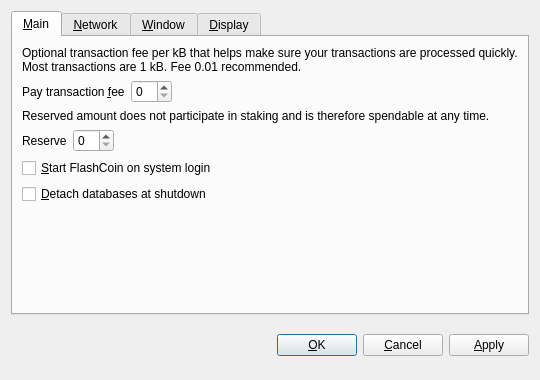
<?xml version="1.0" encoding="UTF-8"?>
<ui version="4.0">
 <class>OptionsDialog</class>
 <widget class="QDialog" name="OptionsDialog">
  <property name="geometry">
   <rect>
    <x>0</x>
    <y>0</y>
    <width>540</width>
    <height>380</height>
   </rect>
  </property>
  <property name="windowTitle">
   <string>Options</string>
  </property>
  <property name="modal">
   <bool>true</bool>
  </property>
  <layout class="QVBoxLayout" name="verticalLayout">
   <item>
    <widget class="QTabWidget" name="tabWidget">
     <property name="tabPosition">
      <enum>QTabWidget::North</enum>
     </property>
     <property name="currentIndex">
      <number>0</number>
     </property>
     <widget class="QWidget" name="tabMain">
      <attribute name="title">
       <string>&amp;Main</string>
      </attribute>
      <layout class="QVBoxLayout" name="verticalLayout_Main">
       <item>
        <widget class="QLabel" name="transactionFeeInfoLabel">
         <property name="text">
          <string>Optional transaction fee per kB that helps make sure your transactions are processed quickly. Most transactions are 1 kB. Fee 0.01 recommended.</string>
         </property>
         <property name="textFormat">
          <enum>Qt::PlainText</enum>
         </property>
         <property name="wordWrap">
          <bool>true</bool>
         </property>
        </widget>
       </item>
       <item>
        <layout class="QHBoxLayout" name="horizontalLayoutFee">
         <item>
          <widget class="QLabel" name="transactionFeeLabel">
           <property name="text">
            <string>Pay transaction &amp;fee</string>
           </property>
           <property name="textFormat">
            <enum>Qt::PlainText</enum>
           </property>
           <property name="buddy">
            <cstring>transactionFee</cstring>
           </property>
          </widget>
         </item>
         <item>
          <widget class="BitcoinAmountField" name="transactionFee"/>
         </item>
         <item>
          <spacer name="horizontalSpacerFee">
           <property name="orientation">
            <enum>Qt::Horizontal</enum>
           </property>
           <property name="sizeHint" stdset="0">
            <size>
             <width>40</width>
             <height>20</height>
            </size>
           </property>
          </spacer>
         </item>
        </layout>
       </item>
       <item>
        <widget class="QLabel" name="reserveBalanceInfoLabel">
         <property name="text">
          <string>Reserved amount does not participate in staking and is therefore spendable at any time.</string>
         </property>
         <property name="textFormat">
          <enum>Qt::PlainText</enum>
         </property>
         <property name="wordWrap">
          <bool>true</bool>
         </property>
        </widget>
       </item>
       <item>
        <layout class="QHBoxLayout" name="horizontalLayoutReserveBalance">
         <item>
          <widget class="QLabel" name="reserveBalanceLabel">
           <property name="text">
            <string>Reserve</string>
           </property>
           <property name="textFormat">
            <enum>Qt::PlainText</enum>
           </property>
           <property name="buddy">
            <cstring>reserveBalance</cstring>
           </property>
          </widget>
         </item>
         <item>
          <widget class="BitcoinAmountField" name="reserveBalance"/>
         </item>
         <item>
          <spacer name="horizontalSpacerReserveBalance">
           <property name="orientation">
            <enum>Qt::Horizontal</enum>
           </property>
           <property name="sizeHint" stdset="0">
            <size>
             <width>40</width>
             <height>20</height>
            </size>
           </property>
          </spacer>
         </item>
        </layout>
       </item>
       <item>
        <widget class="QCheckBox" name="bitcoinAtStartup">
         <property name="toolTip">
          <string>Automatically start FlashCoin after logging in to the system.</string>
         </property>
         <property name="text">
          <string>&amp;Start FlashCoin on system login</string>
         </property>
        </widget>
       </item>
       <item>
        <widget class="QCheckBox" name="detachDatabases">
         <property name="toolTip">
          <string>Detach block and address databases at shutdown. This means they can be moved to another data directory, but it slows down shutdown. The wallet is always detached.</string>
         </property>
         <property name="text">
          <string>&amp;Detach databases at shutdown</string>
         </property>
        </widget>
       </item>
       <item>
        <spacer name="verticalSpacer_Main">
         <property name="orientation">
          <enum>Qt::Vertical</enum>
         </property>
         <property name="sizeHint" stdset="0">
          <size>
           <width>20</width>
           <height>40</height>
          </size>
         </property>
        </spacer>
       </item>
      </layout>
     </widget>
     <widget class="QWidget" name="tabNetwork">
      <attribute name="title">
       <string>&amp;Network</string>
      </attribute>
      <layout class="QVBoxLayout" name="verticalLayout_Network">
       <item>
        <widget class="QCheckBox" name="mapPortUpnp">
         <property name="toolTip">
          <string>Automatically open the FlashCoin client port on the router. This only works when your router supports UPnP and it is enabled.</string>
         </property>
         <property name="text">
          <string>Map port using &amp;UPnP</string>
         </property>
        </widget>
       </item>
       <item>
        <widget class="QCheckBox" name="connectSocks">
         <property name="toolTip">
          <string>Connect to the FlashCoin network through a SOCKS proxy (e.g. when connecting through Tor).</string>
         </property>
         <property name="text">
          <string>&amp;Connect through SOCKS proxy:</string>
         </property>
        </widget>
       </item>
       <item>
        <layout class="QHBoxLayout" name="horizontalLayout_Network">
         <item>
          <widget class="QLabel" name="proxyIpLabel">
           <property name="text">
            <string>Proxy &amp;IP:</string>
           </property>
           <property name="textFormat">
            <enum>Qt::PlainText</enum>
           </property>
           <property name="buddy">
            <cstring>proxyIp</cstring>
           </property>
          </widget>
         </item>
         <item>
          <widget class="QValidatedLineEdit" name="proxyIp">
           <property name="maximumSize">
            <size>
             <width>140</width>
             <height>16777215</height>
            </size>
           </property>
           <property name="toolTip">
            <string>IP address of the proxy (e.g. 127.0.0.1)</string>
           </property>
          </widget>
         </item>
         <item>
          <widget class="QLabel" name="proxyPortLabel">
           <property name="text">
            <string>&amp;Port:</string>
           </property>
           <property name="textFormat">
            <enum>Qt::PlainText</enum>
           </property>
           <property name="buddy">
            <cstring>proxyPort</cstring>
           </property>
          </widget>
         </item>
         <item>
          <widget class="QLineEdit" name="proxyPort">
           <property name="maximumSize">
            <size>
             <width>55</width>
             <height>16777215</height>
            </size>
           </property>
           <property name="toolTip">
            <string>Port of the proxy (e.g. 9050)</string>
           </property>
          </widget>
         </item>
         <item>
          <widget class="QLabel" name="socksVersionLabel">
           <property name="text">
            <string>SOCKS &amp;Version:</string>
           </property>
           <property name="textFormat">
            <enum>Qt::PlainText</enum>
           </property>
           <property name="buddy">
            <cstring>socksVersion</cstring>
           </property>
          </widget>
         </item>
         <item>
          <widget class="QValueComboBox" name="socksVersion">
           <property name="toolTip">
            <string>SOCKS version of the proxy (e.g. 5)</string>
           </property>
          </widget>
         </item>
         <item>
          <spacer name="horizontalSpacer_Network">
           <property name="orientation">
            <enum>Qt::Horizontal</enum>
           </property>
           <property name="sizeHint" stdset="0">
            <size>
             <width>40</width>
             <height>20</height>
            </size>
           </property>
          </spacer>
         </item>
        </layout>
       </item>
       <item>
        <spacer name="verticalSpacer_Network">
         <property name="orientation">
          <enum>Qt::Vertical</enum>
         </property>
         <property name="sizeHint" stdset="0">
          <size>
           <width>20</width>
           <height>40</height>
          </size>
         </property>
        </spacer>
       </item>
      </layout>
     </widget>
     <widget class="QWidget" name="tabWindow">
      <attribute name="title">
       <string>&amp;Window</string>
      </attribute>
      <layout class="QVBoxLayout" name="verticalLayout_Window">
       <item>
        <widget class="QCheckBox" name="minimizeToTray">
         <property name="toolTip">
          <string>Show only a tray icon after minimizing the window.</string>
         </property>
         <property name="text">
          <string>&amp;Minimize to the tray instead of the taskbar</string>
         </property>
        </widget>
       </item>
       <item>
        <widget class="QCheckBox" name="minimizeOnClose">
         <property name="toolTip">
          <string>Minimize instead of exit the application when the window is closed. When this option is enabled, the application will be closed only after selecting Quit in the menu.</string>
         </property>
         <property name="text">
          <string>M&amp;inimize on close</string>
         </property>
        </widget>
       </item>
       <item>
        <spacer name="verticalSpacer_Window">
         <property name="orientation">
          <enum>Qt::Vertical</enum>
         </property>
         <property name="sizeHint" stdset="0">
          <size>
           <width>20</width>
           <height>40</height>
          </size>
         </property>
        </spacer>
       </item>
      </layout>
     </widget>
     <widget class="QWidget" name="tabDisplay">
      <attribute name="title">
       <string>&amp;Display</string>
      </attribute>
      <layout class="QVBoxLayout" name="verticalLayout_Display">
       <item>
        <layout class="QHBoxLayout" name="horizontalLayout_1_Display">
         <item>
          <widget class="QLabel" name="langLabel">
           <property name="text">
            <string>User Interface &amp;language:</string>
           </property>
           <property name="textFormat">
            <enum>Qt::PlainText</enum>
           </property>
           <property name="buddy">
            <cstring>lang</cstring>
           </property>
          </widget>
         </item>
         <item>
          <widget class="QValueComboBox" name="lang">
           <property name="toolTip">
            <string>The user interface language can be set here. This setting will take effect after restarting FlashCoin.</string>
           </property>
          </widget>
         </item>
        </layout>
       </item>
       <item>
        <layout class="QHBoxLayout" name="horizontalLayout_2_Display">
         <item>
          <widget class="QLabel" name="unitLabel">
           <property name="text">
            <string>&amp;Unit to show amounts in:</string>
           </property>
           <property name="textFormat">
            <enum>Qt::PlainText</enum>
           </property>
           <property name="buddy">
            <cstring>unit</cstring>
           </property>
          </widget>
         </item>
         <item>
          <widget class="QValueComboBox" name="unit">
           <property name="toolTip">
            <string>Choose the default subdivision unit to show in the interface and when sending coins.</string>
           </property>
          </widget>
         </item>
        </layout>
       </item>
       <item>
        <widget class="QCheckBox" name="displayAddresses">
         <property name="toolTip">
          <string>Whether to show FlashCoin addresses in the transaction list or not.</string>
         </property>
         <property name="text">
          <string>&amp;Display addresses in transaction list</string>
         </property>
        </widget>
       </item>
       <item>
        <widget class="QCheckBox" name="coinControlFeatures">
         <property name="toolTip">
          <string>Whether to show coin control features or not.</string>
         </property>
         <property name="text">
          <string>Display coin &amp;control features (experts only!)</string>
         </property>
        </widget>
       </item>
       <item>
        <spacer name="verticalSpacer_Display">
         <property name="orientation">
          <enum>Qt::Vertical</enum>
         </property>
         <property name="sizeHint" stdset="0">
          <size>
           <width>20</width>
           <height>40</height>
          </size>
         </property>
        </spacer>
       </item>
      </layout>
     </widget>
    </widget>
   </item>
   <item>
    <layout class="QHBoxLayout" name="horizontalLayout_Buttons">
     <item>
      <spacer name="horizontalSpacer_1">
       <property name="orientation">
        <enum>Qt::Horizontal</enum>
       </property>
       <property name="sizeHint" stdset="0">
        <size>
         <width>40</width>
         <height>48</height>
        </size>
       </property>
      </spacer>
     </item>
     <item>
      <widget class="QLabel" name="statusLabel">
       <property name="font">
        <font>
         <weight>75</weight>
         <bold>true</bold>
        </font>
       </property>
       <property name="text">
        <string/>
       </property>
       <property name="textFormat">
        <enum>Qt::PlainText</enum>
       </property>
       <property name="wordWrap">
        <bool>true</bool>
       </property>
      </widget>
     </item>
     <item>
      <spacer name="horizontalSpacer_2">
       <property name="orientation">
        <enum>Qt::Horizontal</enum>
       </property>
       <property name="sizeHint" stdset="0">
        <size>
         <width>40</width>
         <height>48</height>
        </size>
       </property>
      </spacer>
     </item>
     <item>
      <widget class="QPushButton" name="okButton">
       <property name="text">
        <string>&amp;OK</string>
       </property>
      </widget>
     </item>
     <item>
      <widget class="QPushButton" name="cancelButton">
       <property name="text">
        <string>&amp;Cancel</string>
       </property>
       <property name="autoDefault">
        <bool>false</bool>
       </property>
      </widget>
     </item>
     <item>
      <widget class="QPushButton" name="applyButton">
       <property name="text">
        <string>&amp;Apply</string>
       </property>
       <property name="autoDefault">
        <bool>false</bool>
       </property>
      </widget>
     </item>
    </layout>
   </item>
  </layout>
 </widget>
 <customwidgets>
  <customwidget>
   <class>BitcoinAmountField</class>
   <extends>QSpinBox</extends>
   <header>bitcoinamountfield.h</header>
  </customwidget>
  <customwidget>
   <class>QValueComboBox</class>
   <extends>QComboBox</extends>
   <header>qvaluecombobox.h</header>
  </customwidget>
  <customwidget>
   <class>QValidatedLineEdit</class>
   <extends>QLineEdit</extends>
   <header>qvalidatedlineedit.h</header>
  </customwidget>
 </customwidgets>
 <resources/>
 <connections/>
</ui>
